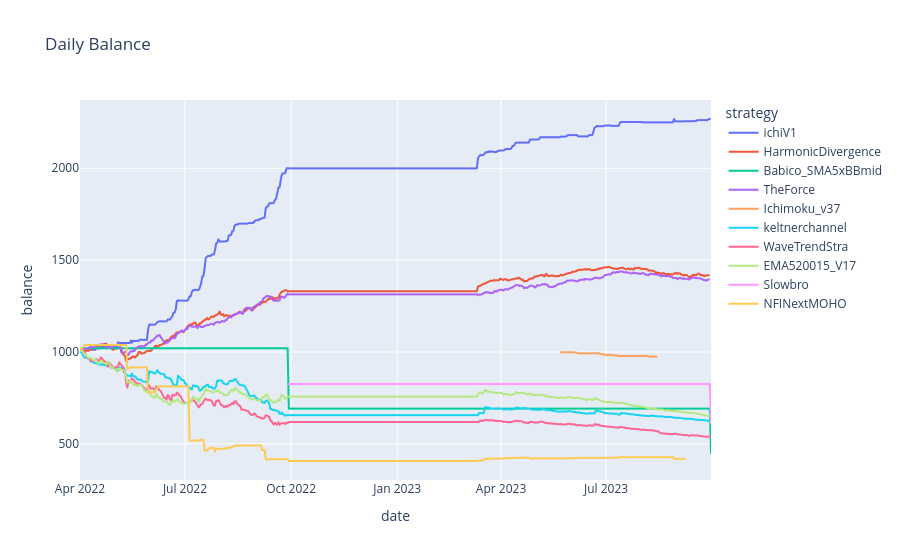
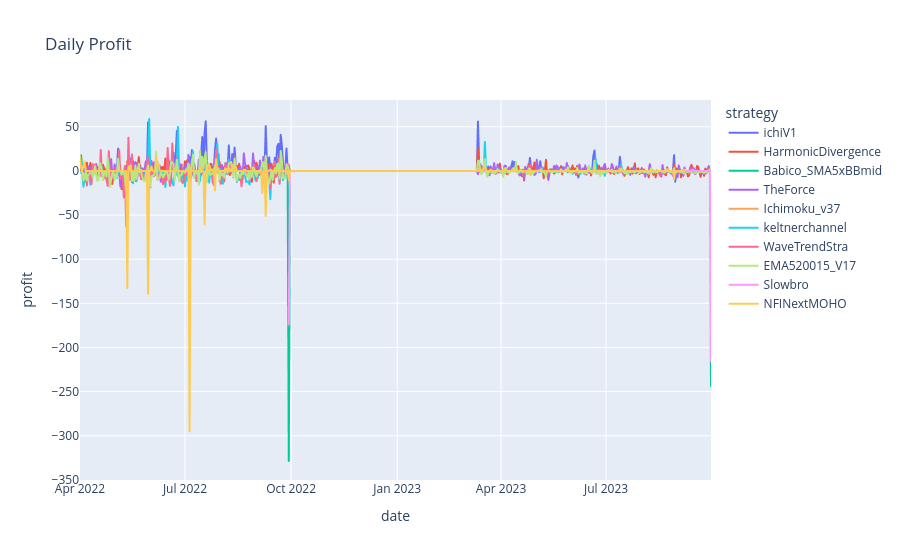
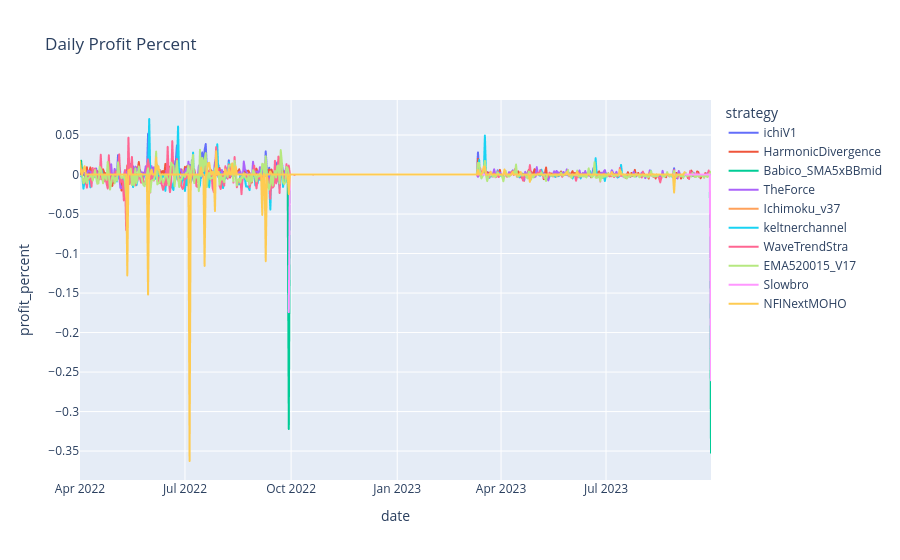

Source (notebook cell) for these figures, in order:
### Markdown cell above
# Plots & Data Analysis

### Code cell
# Plots Daily Balance for each strategy
fig = px.line(summary_df, x='date', y='balance', color='strategy', title='Daily Balance')
fig.show()
# Plots Daily Profit for each strategy
fig = px.line(summary_df, x='date', y='profit', color='strategy', title='Daily Profit')
fig.show()
# Plots Daily Profit Percent for each strategy
fig = px.line(summary_df, x='date', y='profit_percent', color='strategy', title='Daily Profit Percent')
fig.show()

### Figure 1 — Plotly figure (JSON) as saved in the notebook; plotly's stock layout.template omitted (floating-point values rounded to 4 significant figures; data arrays with more than 128 entries replaced by an {"elided": "..."} marker saying what was removed)
{"data": [{"hovertemplate": "strategy=ichiV1<br>date=%{x}<br>balance=%{y}<extra></extra>", "legendgroup": "ichiV1", "line": {"color": "#636efa", "dash": "solid"}, "marker": {"symbol": "circle"}, "mode": "lines", "name": "ichiV1", "showlegend": true, "type": "scattergl", "x": {"elided": "547 str values"}, "xaxis": "x", "y": {"elided": "547 float values"}, "yaxis": "y"}, {"hovertemplate": "strategy=HarmonicDivergence<br>date=%{x}<br>balance=%{y}<extra></extra>", "legendgroup": "HarmonicDivergence", "line": {"color": "#EF553B", "dash": "solid"}, "marker": {"symbol": "circle"}, "mode": "lines", "name": "HarmonicDivergence", "showlegend": true, "type": "scattergl", "x": {"elided": "546 str values"}, "xaxis": "x", "y": {"elided": "546 float values"}, "yaxis": "y"}, {"hovertemplate": "strategy=Babico_SMA5xBBmid<br>date=%{x}<br>balance=%{y}<extra></extra>", "legendgroup": "Babico_SMA5xBBmid", "line": {"color": "#00cc96", "dash": "solid"}, "marker": {"symbol": "circle"}, "mode": "lines", "name": "Babico_SMA5xBBmid", "showlegend": true, "type": "scattergl", "x": {"elided": "547 str values"}, "xaxis": "x", "y": {"elided": "547 float values"}, "yaxis": "y"}, {"hovertemplate": "strategy=TheForce<br>date=%{x}<br>balance=%{y}<extra></extra>", "legendgroup": "TheForce", "line": {"color": "#ab63fa", "dash": "solid"}, "marker": {"symbol": "circle"}, "mode": "lines", "name": "TheForce", "showlegend": true, "type": "scattergl", "x": {"elided": "546 str values"}, "xaxis": "x", "y": {"elided": "546 float values"}, "yaxis": "y"}, {"hovertemplate": "strategy=Ichimoku_v37<br>date=%{x}<br>balance=%{y}<extra></extra>", "legendgroup": "Ichimoku_v37", "line": {"color": "#FFA15A", "dash": "solid"}, "marker": {"symbol": "circle"}, "mode": "lines", "name": "Ichimoku_v37", "showlegend": true, "type": "scattergl", "x": ["2023-05-23", "2023-05-24", "2023-05-25", "2023-05-26", "2023-05-27", "2023-05-28", "2023-05-29", "2023-05-30", "2023-05-31", "2023-06-01", "2023-06-02", "2023-06-03", "2023-06-04", "2023-06-05", "2023-06-06", "2023-06-07", "2023-06-08", "2023-06-09", "2023-06-10", "2023-06-11", "2023-06-12", "2023-06-13", "2023-06-14", "2023-06-15", "2023-06-16", "2023-06-17", "2023-06-18", "2023-06-19", "2023-06-20", "2023-06-21", "2023-06-22", "2023-06-23", "2023-06-24", "2023-06-25", "2023-06-26", "2023-06-27", "2023-06-28", "2023-06-29", "2023-06-30", "2023-07-01", "2023-07-02", "2023-07-03", "2023-07-04", "2023-07-05", "2023-07-06", "2023-07-07", "2023-07-08", "2023-07-09", "2023-07-10", "2023-07-11", "2023-07-12", "2023-07-13", "2023-07-14", "2023-07-15", "2023-07-16", "2023-07-17", "2023-07-18", "2023-07-19", "2023-07-20", "2023-07-21", "2023-07-22", "2023-07-23", "2023-07-24", "2023-07-25", "2023-07-26", "2023-07-27", "2023-07-28", "2023-07-29", "2023-07-30", "2023-07-31", "2023-08-01", "2023-08-02", "2023-08-03", "2023-08-04", "2023-08-05", "2023-08-06", "2023-08-07", "2023-08-08", "2023-08-09", "2023-08-10", "2023-08-11", "2023-08-12", "2023-08-13", "2023-08-14"], "xaxis": "x", "y": [999.0, 999.0, 999.0, 999.0, 999.0, 998.7, 998.7, 998.7, 998.7, 997.8, 997.8, 997.8, 997.8, 995.9, 995.9, 992.6, 992.6, 992.6, 992.9, 992.9, 992.9, 992.9, 992.9, 992.9, 992.9, 992.9, 992.9, 992.9, 992.9, 992.9, 992.9, 992.9, 992.9, 994.0, 989.2, 989.2, 987.2, 987.2, 984.7, 984.7, 984.7, 984.7, 984.7, 984.7, 982.5, 982.5, 982.5, 982.5, 981.1, 979.6, 978.4, 978.4, 978.4, 978.4, 978.4, 978.4, 978.4, 978.4, 978.4, 978.4, 978.4, 978.4, 978.4, 978.4, 978.4, 978.4, 978.4, 978.4, 978.4, 978.4, 978.4, 978.4, 978.4, 978.4, 978.4, 978.4, 974.7, 974.7, 974.7, 974.7, 975.1, 975.1, 975.1, 974.0], "yaxis": "y"}, {"hovertemplate": "strategy=keltnerchannel<br>date=%{x}<br>balance=%{y}<extra></extra>", "legendgroup": "keltnerchannel", "line": {"color": "#19d3f3", "dash": "solid"}, "marker": {"symbol": "circle"}, "mode": "lines", "name": "keltnerchannel", "showlegend": true, "type": "scattergl", "x": {"elided": "546 str values"}, "xaxis": "x", "y": {"elided": "546 float values"}, "yaxis": "y"}, {"hovertemplate": "strategy=WaveTrendStra<br>date=%{x}<br>balance=%{y}<extra></extra>", "legendgroup": "WaveTrendStra", "line": {"color": "#FF6692", "dash": "solid"}, "marker": {"symbol": "circle"}, "mode": "lines", "name": "WaveTrendStra", "showlegend": true, "type": "scattergl", "x": {"elided": "547 str values"}, "xaxis": "x", "y": {"elided": "547 float values"}, "yaxis": "y"}, {"hovertemplate": "strategy=EMA520015_V17<br>date=%{x}<br>balance=%{y}<extra></extra>", "legendgroup": "EMA520015_V17", "line": {"color": "#B6E880", "dash": "solid"}, "marker": {"symbol": "circle"}, "mode": "lines", "name": "EMA520015_V17", "showlegend": true, "type": "scattergl", "x": {"elided": "548 str values"}, "xaxis": "x", "y": {"elided": "548 float values"}, "yaxis": "y"}, {"hovertemplate": "strategy=Slowbro<br>date=%{x}<br>balance=%{y}<extra></extra>", "legendgroup": "Slowbro", "line": {"color": "#FF97FF", "dash": "solid"}, "marker": {"symbol": "circle"}, "mode": "lines", "name": "Slowbro", "showlegend": true, "type": "scattergl", "x": {"elided": "367 str values"}, "xaxis": "x", "y": {"elided": "367 float values"}, "yaxis": "y"}, {"hovertemplate": "strategy=NFINextMOHO<br>date=%{x}<br>balance=%{y}<extra></extra>", "legendgroup": "NFINextMOHO", "line": {"color": "#FECB52", "dash": "solid"}, "marker": {"symbol": "circle"}, "mode": "lines", "name": "NFINextMOHO", "showlegend": true, "type": "scattergl", "x": {"elided": "525 str values"}, "xaxis": "x", "y": {"elided": "525 float values"}, "yaxis": "y"}], "layout": {"legend": {"title": {"text": "strategy"}, "tracegroupgap": 0}, "title": {"text": "Daily Balance"}, "xaxis": {"anchor": "y", "domain": [0, 1], "title": {"text": "date"}}, "yaxis": {"anchor": "x", "domain": [0, 1], "title": {"text": "balance"}}}}

### Figure 2 — Plotly figure (JSON) as saved in the notebook; plotly's stock layout.template omitted (floating-point values rounded to 4 significant figures; data arrays with more than 128 entries replaced by an {"elided": "..."} marker saying what was removed)
{"data": [{"hovertemplate": "strategy=ichiV1<br>date=%{x}<br>profit=%{y}<extra></extra>", "legendgroup": "ichiV1", "line": {"color": "#636efa", "dash": "solid"}, "marker": {"symbol": "circle"}, "mode": "lines", "name": "ichiV1", "showlegend": true, "type": "scattergl", "x": {"elided": "547 str values"}, "xaxis": "x", "y": {"elided": "547 float values"}, "yaxis": "y"}, {"hovertemplate": "strategy=HarmonicDivergence<br>date=%{x}<br>profit=%{y}<extra></extra>", "legendgroup": "HarmonicDivergence", "line": {"color": "#EF553B", "dash": "solid"}, "marker": {"symbol": "circle"}, "mode": "lines", "name": "HarmonicDivergence", "showlegend": true, "type": "scattergl", "x": {"elided": "546 str values"}, "xaxis": "x", "y": {"elided": "546 float values"}, "yaxis": "y"}, {"hovertemplate": "strategy=Babico_SMA5xBBmid<br>date=%{x}<br>profit=%{y}<extra></extra>", "legendgroup": "Babico_SMA5xBBmid", "line": {"color": "#00cc96", "dash": "solid"}, "marker": {"symbol": "circle"}, "mode": "lines", "name": "Babico_SMA5xBBmid", "showlegend": true, "type": "scattergl", "x": {"elided": "547 str values"}, "xaxis": "x", "y": {"elided": "547 float values"}, "yaxis": "y"}, {"hovertemplate": "strategy=TheForce<br>date=%{x}<br>profit=%{y}<extra></extra>", "legendgroup": "TheForce", "line": {"color": "#ab63fa", "dash": "solid"}, "marker": {"symbol": "circle"}, "mode": "lines", "name": "TheForce", "showlegend": true, "type": "scattergl", "x": {"elided": "546 str values"}, "xaxis": "x", "y": {"elided": "546 float values"}, "yaxis": "y"}, {"hovertemplate": "strategy=Ichimoku_v37<br>date=%{x}<br>profit=%{y}<extra></extra>", "legendgroup": "Ichimoku_v37", "line": {"color": "#FFA15A", "dash": "solid"}, "marker": {"symbol": "circle"}, "mode": "lines", "name": "Ichimoku_v37", "showlegend": true, "type": "scattergl", "x": ["2023-05-23", "2023-05-24", "2023-05-25", "2023-05-26", "2023-05-27", "2023-05-28", "2023-05-29", "2023-05-30", "2023-05-31", "2023-06-01", "2023-06-02", "2023-06-03", "2023-06-04", "2023-06-05", "2023-06-06", "2023-06-07", "2023-06-08", "2023-06-09", "2023-06-10", "2023-06-11", "2023-06-12", "2023-06-13", "2023-06-14", "2023-06-15", "2023-06-16", "2023-06-17", "2023-06-18", "2023-06-19", "2023-06-20", "2023-06-21", "2023-06-22", "2023-06-23", "2023-06-24", "2023-06-25", "2023-06-26", "2023-06-27", "2023-06-28", "2023-06-29", "2023-06-30", "2023-07-01", "2023-07-02", "2023-07-03", "2023-07-04", "2023-07-05", "2023-07-06", "2023-07-07", "2023-07-08", "2023-07-09", "2023-07-10", "2023-07-11", "2023-07-12", "2023-07-13", "2023-07-14", "2023-07-15", "2023-07-16", "2023-07-17", "2023-07-18", "2023-07-19", "2023-07-20", "2023-07-21", "2023-07-22", "2023-07-23", "2023-07-24", "2023-07-25", "2023-07-26", "2023-07-27", "2023-07-28", "2023-07-29", "2023-07-30", "2023-07-31", "2023-08-01", "2023-08-02", "2023-08-03", "2023-08-04", "2023-08-05", "2023-08-06", "2023-08-07", "2023-08-08", "2023-08-09", "2023-08-10", "2023-08-11", "2023-08-12", "2023-08-13", "2023-08-14"], "xaxis": "x", "y": [-1.001, 0.0, 0.0, 0.0, 0.0, -0.3096, 0.0, 0.0, 0.0, -0.853, 0.0, 0.0, 0.0, -1.943, 0.0, -3.294, 0.0, 0.0, 0.2738, 0.0, 0.0, 0.0, 0.0, 0.0, 0.0, 0.0, 0.0, 0.0, 0.0, 0.0, 0.0, 0.0, 0.0, 1.162, -4.867, 0.0, -1.96, 0.0, -2.472, 0.0, 0.0, 0.0, 0.0, 0.0, -2.227, 0.0, 0.0, 0.0, -1.408, -1.465, -1.194, 0.0, 0.0, 0.0, 0.0, 0.0, 0.0, 0.0, 0.0, 0.0, 0.0, 0.0, 0.0, 0.0, 0.0, 0.0, 0.0, 0.0, 0.0, 0.0, 0.0, 0.0, 0.0, 0.0, 0.0, 0.0, -3.766, 0.0, 0.0, 0.0, 0.4421, 0.0, 0.0, -1.111], "yaxis": "y"}, {"hovertemplate": "strategy=keltnerchannel<br>date=%{x}<br>profit=%{y}<extra></extra>", "legendgroup": "keltnerchannel", "line": {"color": "#19d3f3", "dash": "solid"}, "marker": {"symbol": "circle"}, "mode": "lines", "name": "keltnerchannel", "showlegend": true, "type": "scattergl", "x": {"elided": "546 str values"}, "xaxis": "x", "y": {"elided": "546 float values"}, "yaxis": "y"}, {"hovertemplate": "strategy=WaveTrendStra<br>date=%{x}<br>profit=%{y}<extra></extra>", "legendgroup": "WaveTrendStra", "line": {"color": "#FF6692", "dash": "solid"}, "marker": {"symbol": "circle"}, "mode": "lines", "name": "WaveTrendStra", "showlegend": true, "type": "scattergl", "x": {"elided": "547 str values"}, "xaxis": "x", "y": {"elided": "547 float values"}, "yaxis": "y"}, {"hovertemplate": "strategy=EMA520015_V17<br>date=%{x}<br>profit=%{y}<extra></extra>", "legendgroup": "EMA520015_V17", "line": {"color": "#B6E880", "dash": "solid"}, "marker": {"symbol": "circle"}, "mode": "lines", "name": "EMA520015_V17", "showlegend": true, "type": "scattergl", "x": {"elided": "548 str values"}, "xaxis": "x", "y": {"elided": "548 float values"}, "yaxis": "y"}, {"hovertemplate": "strategy=Slowbro<br>date=%{x}<br>profit=%{y}<extra></extra>", "legendgroup": "Slowbro", "line": {"color": "#FF97FF", "dash": "solid"}, "marker": {"symbol": "circle"}, "mode": "lines", "name": "Slowbro", "showlegend": true, "type": "scattergl", "x": {"elided": "367 str values"}, "xaxis": "x", "y": {"elided": "367 float values"}, "yaxis": "y"}, {"hovertemplate": "strategy=NFINextMOHO<br>date=%{x}<br>profit=%{y}<extra></extra>", "legendgroup": "NFINextMOHO", "line": {"color": "#FECB52", "dash": "solid"}, "marker": {"symbol": "circle"}, "mode": "lines", "name": "NFINextMOHO", "showlegend": true, "type": "scattergl", "x": {"elided": "525 str values"}, "xaxis": "x", "y": {"elided": "525 float values"}, "yaxis": "y"}], "layout": {"legend": {"title": {"text": "strategy"}, "tracegroupgap": 0}, "title": {"text": "Daily Profit"}, "xaxis": {"anchor": "y", "domain": [0, 1], "title": {"text": "date"}}, "yaxis": {"anchor": "x", "domain": [0, 1], "title": {"text": "profit"}}}}

### Figure 3 — Plotly figure (JSON) as saved in the notebook; plotly's stock layout.template omitted (floating-point values rounded to 4 significant figures; data arrays with more than 128 entries replaced by an {"elided": "..."} marker saying what was removed)
{"data": [{"hovertemplate": "strategy=ichiV1<br>date=%{x}<br>profit_percent=%{y}<extra></extra>", "legendgroup": "ichiV1", "line": {"color": "#636efa", "dash": "solid"}, "marker": {"symbol": "circle"}, "mode": "lines", "name": "ichiV1", "showlegend": true, "type": "scattergl", "x": {"elided": "547 str values"}, "xaxis": "x", "y": {"elided": "547 float values"}, "yaxis": "y"}, {"hovertemplate": "strategy=HarmonicDivergence<br>date=%{x}<br>profit_percent=%{y}<extra></extra>", "legendgroup": "HarmonicDivergence", "line": {"color": "#EF553B", "dash": "solid"}, "marker": {"symbol": "circle"}, "mode": "lines", "name": "HarmonicDivergence", "showlegend": true, "type": "scattergl", "x": {"elided": "546 str values"}, "xaxis": "x", "y": {"elided": "546 float values"}, "yaxis": "y"}, {"hovertemplate": "strategy=Babico_SMA5xBBmid<br>date=%{x}<br>profit_percent=%{y}<extra></extra>", "legendgroup": "Babico_SMA5xBBmid", "line": {"color": "#00cc96", "dash": "solid"}, "marker": {"symbol": "circle"}, "mode": "lines", "name": "Babico_SMA5xBBmid", "showlegend": true, "type": "scattergl", "x": {"elided": "547 str values"}, "xaxis": "x", "y": {"elided": "547 float values"}, "yaxis": "y"}, {"hovertemplate": "strategy=TheForce<br>date=%{x}<br>profit_percent=%{y}<extra></extra>", "legendgroup": "TheForce", "line": {"color": "#ab63fa", "dash": "solid"}, "marker": {"symbol": "circle"}, "mode": "lines", "name": "TheForce", "showlegend": true, "type": "scattergl", "x": {"elided": "546 str values"}, "xaxis": "x", "y": {"elided": "546 float values"}, "yaxis": "y"}, {"hovertemplate": "strategy=Ichimoku_v37<br>date=%{x}<br>profit_percent=%{y}<extra></extra>", "legendgroup": "Ichimoku_v37", "line": {"color": "#FFA15A", "dash": "solid"}, "marker": {"symbol": "circle"}, "mode": "lines", "name": "Ichimoku_v37", "showlegend": true, "type": "scattergl", "x": ["2023-05-23", "2023-05-24", "2023-05-25", "2023-05-26", "2023-05-27", "2023-05-28", "2023-05-29", "2023-05-30", "2023-05-31", "2023-06-01", "2023-06-02", "2023-06-03", "2023-06-04", "2023-06-05", "2023-06-06", "2023-06-07", "2023-06-08", "2023-06-09", "2023-06-10", "2023-06-11", "2023-06-12", "2023-06-13", "2023-06-14", "2023-06-15", "2023-06-16", "2023-06-17", "2023-06-18", "2023-06-19", "2023-06-20", "2023-06-21", "2023-06-22", "2023-06-23", "2023-06-24", "2023-06-25", "2023-06-26", "2023-06-27", "2023-06-28", "2023-06-29", "2023-06-30", "2023-07-01", "2023-07-02", "2023-07-03", "2023-07-04", "2023-07-05", "2023-07-06", "2023-07-07", "2023-07-08", "2023-07-09", "2023-07-10", "2023-07-11", "2023-07-12", "2023-07-13", "2023-07-14", "2023-07-15", "2023-07-16", "2023-07-17", "2023-07-18", "2023-07-19", "2023-07-20", "2023-07-21", "2023-07-22", "2023-07-23", "2023-07-24", "2023-07-25", "2023-07-26", "2023-07-27", "2023-07-28", "2023-07-29", "2023-07-30", "2023-07-31", "2023-08-01", "2023-08-02", "2023-08-03", "2023-08-04", "2023-08-05", "2023-08-06", "2023-08-07", "2023-08-08", "2023-08-09", "2023-08-10", "2023-08-11", "2023-08-12", "2023-08-13", "2023-08-14"], "xaxis": "x", "y": [-0.001001, 0.0, 0.0, 0.0, 0.0, -0.0003099, 0.0, 0.0, 0.0, -0.0008541, 0.0, 0.0, 0.0, -0.001947, 0.0, -0.003308, 0.0, 0.0, 0.0002758, 0.0, 0.0, 0.0, 0.0, 0.0, 0.0, 0.0, 0.0, 0.0, 0.0, 0.0, 0.0, 0.0, 0.0, 0.00117, -0.004896, 0.0, -0.001981, 0.0, -0.002504, 0.0, 0.0, 0.0, 0.0, 0.0, -0.002261, 0.0, 0.0, 0.0, -0.001433, -0.001493, -0.001219, 0.0, 0.0, 0.0, 0.0, 0.0, 0.0, 0.0, 0.0, 0.0, 0.0, 0.0, 0.0, 0.0, 0.0, 0.0, 0.0, 0.0, 0.0, 0.0, 0.0, 0.0, 0.0, 0.0, 0.0, 0.0, -0.003849, 0.0, 0.0, 0.0, 0.0004535, 0.0, 0.0, -0.00114], "yaxis": "y"}, {"hovertemplate": "strategy=keltnerchannel<br>date=%{x}<br>profit_percent=%{y}<extra></extra>", "legendgroup": "keltnerchannel", "line": {"color": "#19d3f3", "dash": "solid"}, "marker": {"symbol": "circle"}, "mode": "lines", "name": "keltnerchannel", "showlegend": true, "type": "scattergl", "x": {"elided": "546 str values"}, "xaxis": "x", "y": {"elided": "546 float values"}, "yaxis": "y"}, {"hovertemplate": "strategy=WaveTrendStra<br>date=%{x}<br>profit_percent=%{y}<extra></extra>", "legendgroup": "WaveTrendStra", "line": {"color": "#FF6692", "dash": "solid"}, "marker": {"symbol": "circle"}, "mode": "lines", "name": "WaveTrendStra", "showlegend": true, "type": "scattergl", "x": {"elided": "547 str values"}, "xaxis": "x", "y": {"elided": "547 float values"}, "yaxis": "y"}, {"hovertemplate": "strategy=EMA520015_V17<br>date=%{x}<br>profit_percent=%{y}<extra></extra>", "legendgroup": "EMA520015_V17", "line": {"color": "#B6E880", "dash": "solid"}, "marker": {"symbol": "circle"}, "mode": "lines", "name": "EMA520015_V17", "showlegend": true, "type": "scattergl", "x": {"elided": "548 str values"}, "xaxis": "x", "y": {"elided": "548 float values"}, "yaxis": "y"}, {"hovertemplate": "strategy=Slowbro<br>date=%{x}<br>profit_percent=%{y}<extra></extra>", "legendgroup": "Slowbro", "line": {"color": "#FF97FF", "dash": "solid"}, "marker": {"symbol": "circle"}, "mode": "lines", "name": "Slowbro", "showlegend": true, "type": "scattergl", "x": {"elided": "367 str values"}, "xaxis": "x", "y": {"elided": "367 float values"}, "yaxis": "y"}, {"hovertemplate": "strategy=NFINextMOHO<br>date=%{x}<br>profit_percent=%{y}<extra></extra>", "legendgroup": "NFINextMOHO", "line": {"color": "#FECB52", "dash": "solid"}, "marker": {"symbol": "circle"}, "mode": "lines", "name": "NFINextMOHO", "showlegend": true, "type": "scattergl", "x": {"elided": "525 str values"}, "xaxis": "x", "y": {"elided": "525 float values"}, "yaxis": "y"}], "layout": {"legend": {"title": {"text": "strategy"}, "tracegroupgap": 0}, "title": {"text": "Daily Profit Percent"}, "xaxis": {"anchor": "y", "domain": [0, 1], "title": {"text": "date"}}, "yaxis": {"anchor": "x", "domain": [0, 1], "title": {"text": "profit_percent"}}}}
